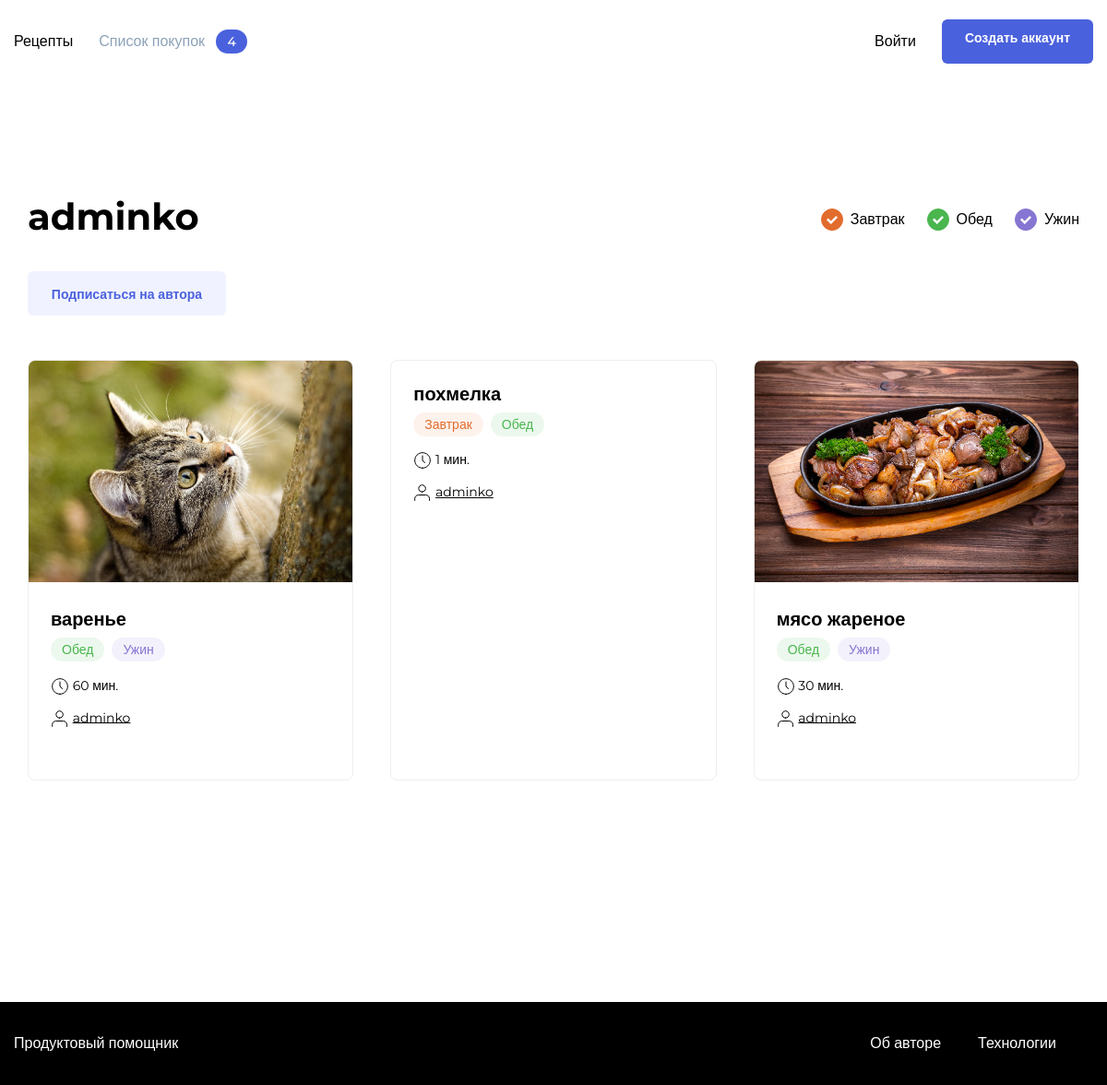
The page /adminko/ on the database its author committed.
### prod_h/models.py (models this page shows, shortened)
class Recipe(models.Model):
    author = models.ForeignKey(
        User,
        on_delete=models.CASCADE,
        related_name='recipes',
        verbose_name='автор рецепта',
    )
    name = models.CharField(
        max_length=100,
        verbose_name='Название рецепта',
        help_text='Максимальная длинна 100 символов',)
    image = models.ImageField(upload_to='prod_h/', blank=True, null=True)
    text = models.TextField(
        blank=True,
        verbose_name='Описание',
        help_text='Описание рецепта',)
    ingredients = models.ManyToManyField(
        ListOfIngridients,
        through='Amount',
        through_fields=('recipe', 'ingredient'),
        verbose_name='Игредиенты',
        help_text='Игредиенты',)
    tags = models.ManyToManyField(Teg, )
    time = models.IntegerField(verbose_name='Вермя приготовления')
    pub_date = models.DateTimeField("date published", auto_now_add=True)
    slug = models.SlugField(
        max_length=500,
        unique=True,
        blank=True,
    )
    class Meta:
        ordering = ["-pub_date"]

class Teg(models.Model):
    name = models.CharField(max_length=20)
    slug = models.SlugField(unique=True)
    color = models.CharField(
        max_length=20,
        verbose_name='Цвет тега',
        blank=True
    )

### prod_h/views.py (the view)
# urls.py: path('<str:username>/', views.authors_recipes, name='authors-recipes'),
def authors_recipes(request, username):
    author = get_object_or_404(User, username=username)
    user_recipe = author.recipes.all()
    paginator = Paginator(user_recipe, 6)
    page_number = request.GET.get('page')
    page = paginator.get_page(page_number)
    context = {
        'page': page,
        'paginator': paginator,
        'author': author,}
    return render(request, "authorRecipe.html", context=context)

### templates/authorRecipe.html (shortened to what this page needs)
{% extends "base.html" %}
{% load static %}
{% block static_css %}<link rel="stylesheet" href="{% static 'pages/index.css' %}">{% endblock %}
{%block content%}
    <main class="main container">
        <div class="main__header">
            <h1 class="main__title">{{author }}</h1>
            <ul class="tags">
                <li class="tags__item">
                    <a id="breakfast" class="tags__checkbox tags__checkbox_style_orange tags__checkbox_active" href="#"></a>
                    <span class="tags__label">Завтрак</span>
                </li>
                <li class="tags__item">
                    <a id="lunch" class="tags__checkbox tags__checkbox_style_green tags__checkbox_active" href="#"></a>
                    <span for="lunch" class="tags__label">Обед</span>
                </li>
                <li class="tags__item">
                    <a id="dinner" class="tags__checkbox tags__checkbox_style_purple tags__checkbox_active" href="#"></a>
                    <label for="dinner" class="tags__label">Ужин</label>
                </li>
            </ul>
        </div>
        <div class="author-subscribe" data-author="323">
            <p style="padding: 0 0 2em 0;"><button class="button button_style_light-blue button_size_subscribe" name="subscribe" data-out>Подписаться на автора</button></p>
        </div>
        <div class="card-list">
            {% for post in page %}
            {% include "includes/post_item.html" with post=post %}
            {% endfor %}
        </div>
    </main>
{%endblock%}

### templates/includes/post_item.html (shortened to what this page needs)
<div class="card" data-id="120">
      {% load thumbnail %}
      {% load user_filters %}
      {% thumbnail post.image "364x240" crop="center" upscale=True as img %}
        <a href="{% url 'recipe_detail' post.id %}" class="link" target="_blank"><img src="{{ img.url }}" alt="{{ post.name }}" class="card__image"></a>
      {% endthumbnail %}
        <div class="card__body">
            <a class="card__title link" href="{% url 'recipe_detail' post.id %}" target="_blank">{{post.name}}</a>
            <ul class="card__items">
                {%include "includes/tag.html"%}
            </ul>
            <div class="card__items card__items_column">
                <p class="card__text"><span class="icon-time"></span> {{post.time}} мин.</p>
                <p class="card__text"><span class="icon-user"></span> <a href="{%url 'authors-recipes' username=post.author.username %}" style="color: black">{{post.author.username}}</a></p>
            </div>
        </div>
        <div class="card__footer">
        </div>
    </div>

### templates/includes/tag.html
{% for tag in post.tags.all %}
    {% if tag.name == 'breakfast' %}
        <li class="card__item"><span class="badge badge_style_orange">Завтрак</span></li>
    {% elif tag.name == 'lunch' %}
        <li class="card__item"><span class="badge badge_style_green">Обед</span></li>
    {% elif tag.name == 'dinner' %}
        <li class="card__item"><span class="badge badge_style_purple">Ужин</span></li>
    {% endif %}
{% endfor %}

### static/pages/index.css (style rules this page uses)
* { box-sizing: border-box; }
html, body { min-height: 100%; }

### static/blocks/body/body.css (style rules this page uses)
.body { display: flex; flex-direction: column; }

### static/blocks/container/container.css (style rules this page uses)
.container { max-width: 1200px; padding: 0 15px; margin: 0 auto; width: 100%; }

### static/blocks/link/link.css (style rules this page uses)
.link { text-decoration: none; transition: opacity 0.2s; }

### static/blocks/tags/tags.css (style rules this page uses)
.tags { display: flex; height: 100%; flex-direction: row; list-style: none; padding: 0; }

### static/blocks/tags/__item/tags__item.css (style rules this page uses)
.tags__item { display: flex; align-items: center; margin-right: 24px; }
.tags__item:last-child { margin-right: 0; }

### static/blocks/tags/__label/tags__label.css (style rules this page uses)
.tags__label { font-family: 'Montserrat', sans-serif; font-style: normal; font-weight: 500; font-size: 16px; line-height: 20px; color: #000000; cursor: default; }

### static/blocks/tags/__checkbox/tags__checkbox.css (style rules this page uses)
.tags__checkbox { position: relative; width: 24px; height: 24px; border-radius: 50%; color: #ddd; border: 1px solid currentColor; -webkit-appearance: none; outline: none; margin-right: 8px; cursor: pointer; }

### static/blocks/tags/__checkbox/_style/tags__checkbox_style_green.css (style rules this page uses)
.tags__checkbox_style_green { color: #49B64E; }

### static/blocks/tags/__checkbox/_style/tags__checkbox_style_orange.css (style rules this page uses)
.tags__checkbox_style_orange { color: #E26C2D; }

### static/blocks/tags/__checkbox/_style/tags__checkbox_style_purple.css (style rules this page uses)
.tags__checkbox_style_purple { color: #8775D2; }

### static/blocks/tags/__checkbox/_active/tags__checkbox_active.css (style rules this page uses)
.tags__checkbox_active { background: currentColor; }
.tags__checkbox_active:before { content: ''; position: absolute; background: url("../../../../images/yes.svg"); width: 12px; height: 9px; top: 7px; left: 5px; }

### static/blocks/button/button.css (style rules this page uses)
.button { font-family: 'Montserrat', sans-serif; font-style: normal; font-weight: 600; font-size: 14px; background: none; border-radius: 6px; padding: 12px 24px; height: 48px; line-height: 1; text-decoration: none; border: 1px solid transparent; transition: background 0.2s; outline: none; user-select: none; cursor: pointer; width: max-content; }

### static/blocks/button/_style/button_style_light-blue.css (style rules this page uses)
.button_style_light-blue { background: #F0F3FF; color: #4A61DD; }

### static/blocks/button/size/button_size_subscribe.css (style rules this page uses)
.button_size_subscribe { padding: 17px 18px; width: 215px; }

### static/blocks/main/main.css (style rules this page uses)
.main { padding-top: 60px; padding-bottom: 80px; flex: 1 0 auto; min-height: calc(100vh - 180px); }

### static/blocks/main/__header/main__header.css (style rules this page uses)
.main__header { display: flex; justify-content: space-between; margin-bottom: 28px; }

### static/blocks/main/__title/main__title.css (style rules this page uses)
.main__title { font-family: 'Montserrat', sans-serif; font-style: normal; font-weight: bold; font-size: 40px; line-height: 49px; color: #000000; padding: 0; margin: 0; }

### static/blocks/card-list/card-list.css (style rules this page uses)
.card-list { display: grid; grid-template-columns: repeat(3, 1fr); grid-template-rows: auto; grid-gap: 40px; margin-bottom: 52px; }

### static/blocks/card/card.css (style rules this page uses)
.card { display: flex; flex-direction: column; max-width: 363px; border: 1px solid #EEEEEE; box-sizing: border-box; border-radius: 8px; overflow: hidden; }

### static/blocks/card/__image/card__image.css (style rules this page uses)
.card__image { height: 240px; width: 100%; object-fit: cover; }

### static/blocks/card/__item/card__item.css (style rules this page uses)
.card__item { margin-right: 8px; }

### static/blocks/card/__title/card__title.css (style rules this page uses)
.card__title { font-family: 'Montserrat', sans-serif; font-style: normal; font-weight: bold; font-size: 20px; line-height: 24px; color: #000000; margin: 0 0 12px; padding: 0; display: block; }

### static/blocks/card/__items/card__items.css (style rules this page uses)
.card__items { display: flex; flex-direction: row; list-style: none; padding: 0; margin: 0 0 20px; }
.card__items:last-child { margin-bottom: 0; }

### static/blocks/card/__items/_column/card__items_column.css (style rules this page uses)
.card__items_column { flex-direction: column; }

### static/blocks/card/__body/card__body.css (style rules this page uses)
.card__body { padding: 24px 24px 12px; flex: 1 0 auto; }

### static/blocks/card/__text/card__text.css (style rules this page uses)
.card__text { font-family: 'Montserrat', sans-serif; font-style: normal; font-weight: normal; font-size: 14px; line-height: 17px; color: #000000; margin: 0 0 15px; padding: 0; }
.card__text:last-child { margin-bottom: 0; }

### static/blocks/card/__footer/card__foter.css (style rules this page uses)
.card__footer { display: flex; justify-content: space-between; align-items: center; padding: 12px 24px 32px; flex: 0 0 auto; }

### static/blocks/badge/badge.css (style rules this page uses)
.badge { color: #fff; background: #ddd; border-radius: 24px; padding: 4px 12px; font-style: normal; font-weight: 500; font-size: 14px; line-height: 17px; font-family: 'Montserrat', sans-serif; }

### static/blocks/badge/_style/badge_style_green.css (style rules this page uses)
.badge_style_green { background: rgba(73, 182, 78, 0.1); color: #49B64E; }

### static/blocks/badge/_style/badge_style_orange.css (style rules this page uses)
.badge_style_orange { background: rgba(234, 146, 99, 0.12); color: #E26C2D; }

### static/blocks/badge/_style/badge_style_purple.css (style rules this page uses)
.badge_style_purple { background: rgba(135, 117, 210, 0.1); color: #8775D2; }

### rows shown on the page
Recipe: shows a picture, name "варенье", time "60", author.username "adminko"
Teg: name "Обед"
Teg: name "Ужин"
Recipe: name "похмелка", time "1", author.username "adminko"
Teg: name "Завтрак"
Recipe: shows a picture, name "мясо жареное", time "30", author.username "adminko"

### other values the page prints
{{ author }} "adminko"
